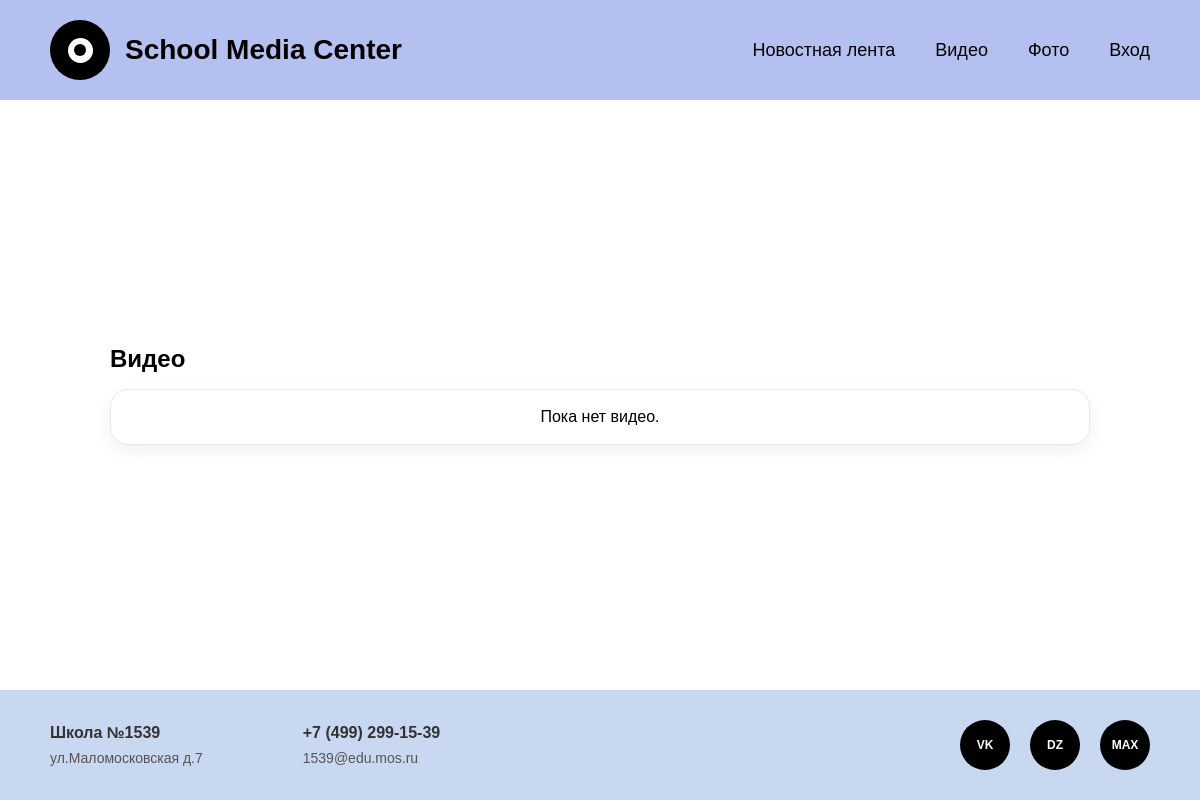
Page /videos/ on the earlier database version.
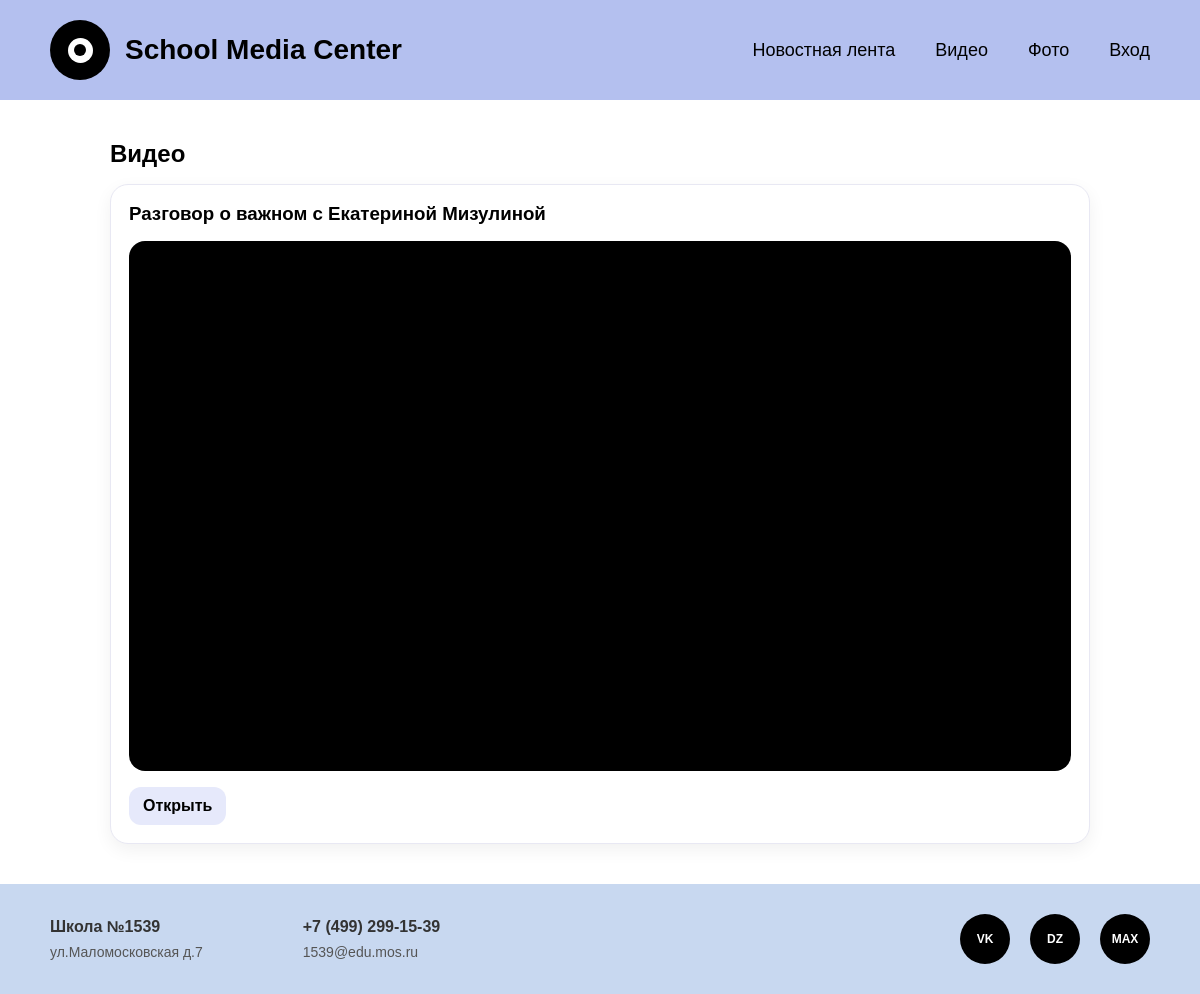
Same page on the later database version.
### media_center/models.py (models this page shows, shortened)
class Video(models.Model):
    video_name = models.CharField(max_length=255)
    video_url = models.URLField()

### media_center/views.py (the view)
# urls.py: path('videos/', views.video_list, name='video_levels'),
def video_list(request):
    videos = Video.objects.all().order_by('-id')
    return render(request, 'media_center/video_list.html', {'videos': videos})

### media_center/context_processors.py (called while the page is built)
def site_info(request):
    return {
        'school_name': 'Школа №1539',
        'address': 'ул.Маломосковская д.7',
        'phone': '+7 (499) 299-15-39',
        'email': '1539@edu.mos.ru',
    }

### media_center/templates/media_center/video_list.html (shortened to what this page needs)
{% extends "media_center/base.html" %}
{% block content %}
<div class="page">
  <div class="stack">
    <div class="row" style="justify-content: space-between;">
      <h2>Видео</h2>
    </div>
    {% for v in videos %}
      <div class="card stack">
        <div class="row" style="justify-content: space-between;">
          <h3>{{ v.video_name }}</h3>
        </div>
        <div class="video-wrap">
          <iframe
            src="{{ v.video_url }}"
            title="{{ v.video_name }}"
            frameborder="0"
            allow="accelerometer; autoplay; clipboard-write; encrypted-media; gyroscope; picture-in-picture"
            allowfullscreen>
          </iframe>
        </div>
        <div class="row" style="justify-content: space-between;">
          <a class="btn secondary" href="{{ v.video_url }}" target="_blank" rel="noopener">Открыть</a>
        </div>
      </div>
    {% empty %}
      <div class="card center">Пока нет видео.</div>
    {% endfor %}
  </div>
</div>
{% endblock %}

Differences in the rows shown:
added Video: video_name "Разговор о важном с Екатериной Мизулиной"
Other differences:
text no longer shown: "Пока нет видео."
